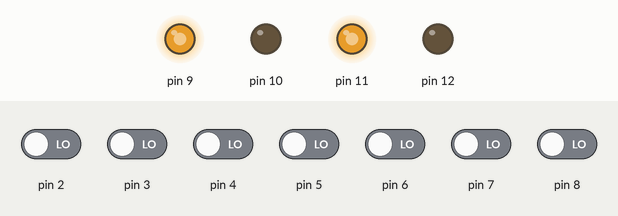
This sketch was run on a simulated Arduino Uno, built with avr-gcc and run on an emulated ATmega328P. Parts: output pins drawn as LEDs (lit = HIGH). The inputs (shaded band) are chosen by the test bench; at power-on: pin 2–8 LOW. What the sketch prints to the serial monitor is not drawn.

Above: at 0.1 s.
Timing chart, 0 to 1.6 s (numbered marks = the images above):
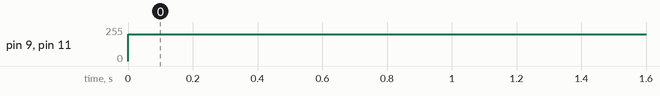

The sketch:

roboconline.ino
```cpp
int i,j,k;
long int value=1;
int e;
int ep,ed,ei;
int switchm;
int c,kd,ki,kp;
void setup()
{
  Serial.begin(9600);
 pinMode(2,INPUT);
 pinMode(3,INPUT);
 pinMode(4,INPUT);
 pinMode(5,INPUT);
 pinMode(6,INPUT);
 pinMode(7,INPUT);
 //pinMode(8,INPUT);
 pinMode(9,OUTPUT);
 pinMode(10,OUTPUT);
 pinMode(11,OUTPUT);
 pinMode(12,OUTPUT);
}

void getvalue()
{
  int array[7];
  value=1;
  for(i=2;i<9;i++)
  {
   array[i]=digitalRead(i);
   value=(value*10)+array[i];
  }

}
void cases()
 {

  switch(value)
   {
     case 10001000:
     e=0;
     break;
    case 10001100:
     e=1;
     break;
     case 10000100:
     e=2;
     break;
     case 10000110:
     e=3;
     break;
     case 10000010:
     e=4;
     break;
     case 10000011:
     e=5;
     break;
     case 10000001:
     e=6;
     break;
     case 10000111:
     e=7;
     break;
     case 10001111:
     e=8;
     break;
     case 10011000:
     e=-1;
     break;
     case 10010000:
     e=-2;
     break;
     case 10110000:
     e=-3;
     break;
     case 10100000:
     e=-4;
     break;
     case 11100000:
     e=-5;
     break;
     case 11000000:
     e=-6;
     break;
     case 11110000:
     e=-7;
     break;
     case 11111000:
     e=-8;
     break;
     default:
      e = ep;
   }
 }

 void pid()
 {
   ed = e - ep;
   ei = ei + e;
   ep = e;

   c = kp*ep + kd*ed + ki*ei;

   if(c>255)
   {
     c = 255;
   }
   if(c<-255)
   {
     c= -255;
   }

 }

 void forward()
 {
   digitalWrite(12,LOW);
   digitalWrite(9,HIGH);
   digitalWrite(10,HIGH);
   digitalWrite(11,HIGH);
 }

 /*void left()
 {
   digitalWrite(9,HIGH);
   digitalWrite(7,LOW);
   digitalWrite(6,LOW);
   digitalWrite(5,LOW);
 }
  void right()
 {
   digitalWrite(9,LOW);
   digitalWrite(7,LOW);
   digitalWrite(6,HIGH);
   digitalWrite(5,LOW);
 }

  void backward()
 {
   digitalWrite(9,LOW);
   digitalWrite(7,HIGH);
   digitalWrite(6,LOW);
   digitalWrite(5,HIGH);
 } */


void loop()
{
  int l = 200;
  int r =200;
  getvalue();
  Serial.println(value);
  cases();
  Serial.println(c);
  pid();
  if(switchm==1);
  {
  l = l + c;
  r = r - c;

  analogWrite(9,l);
  analogWrite(10,LOW);
  analogWrite(11,r);
  analogWrite(12,LOW);
  }


}
```

Measured:
- by itself, pin 9, pin 11: 0/255 → 200/255 at 0.00 s
